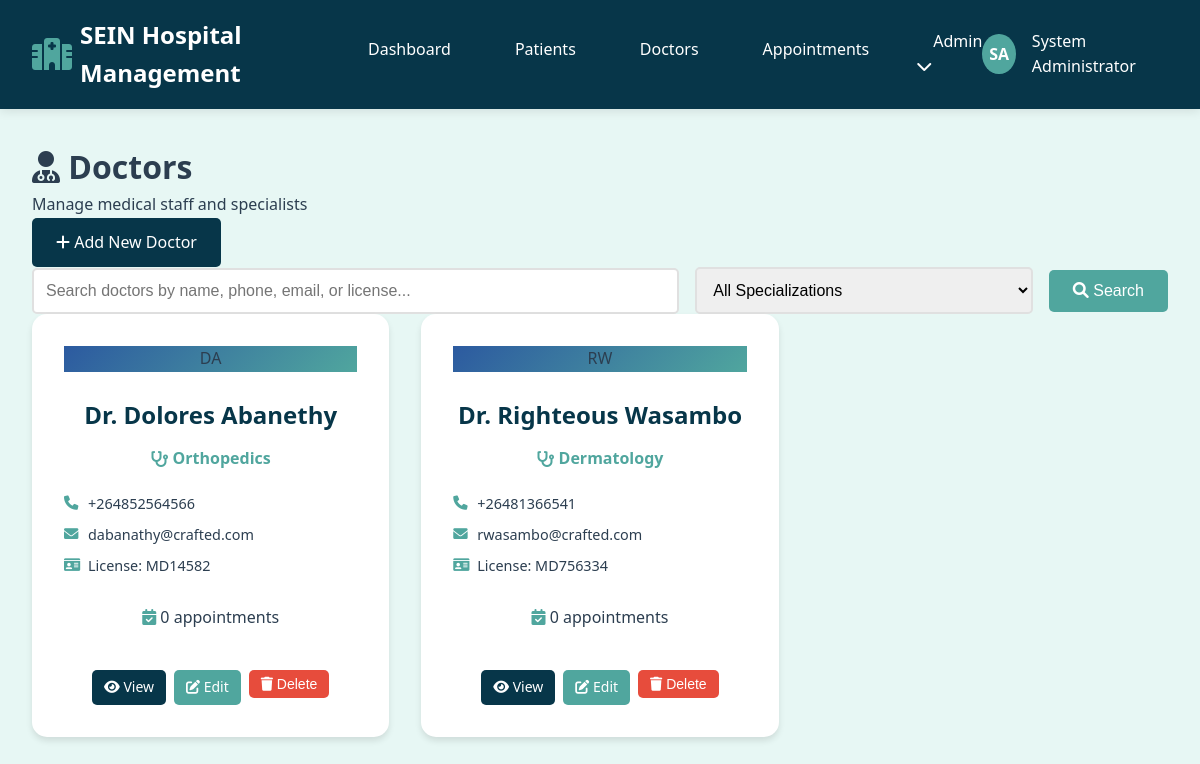
The app's page /doctors (signed in), older data.
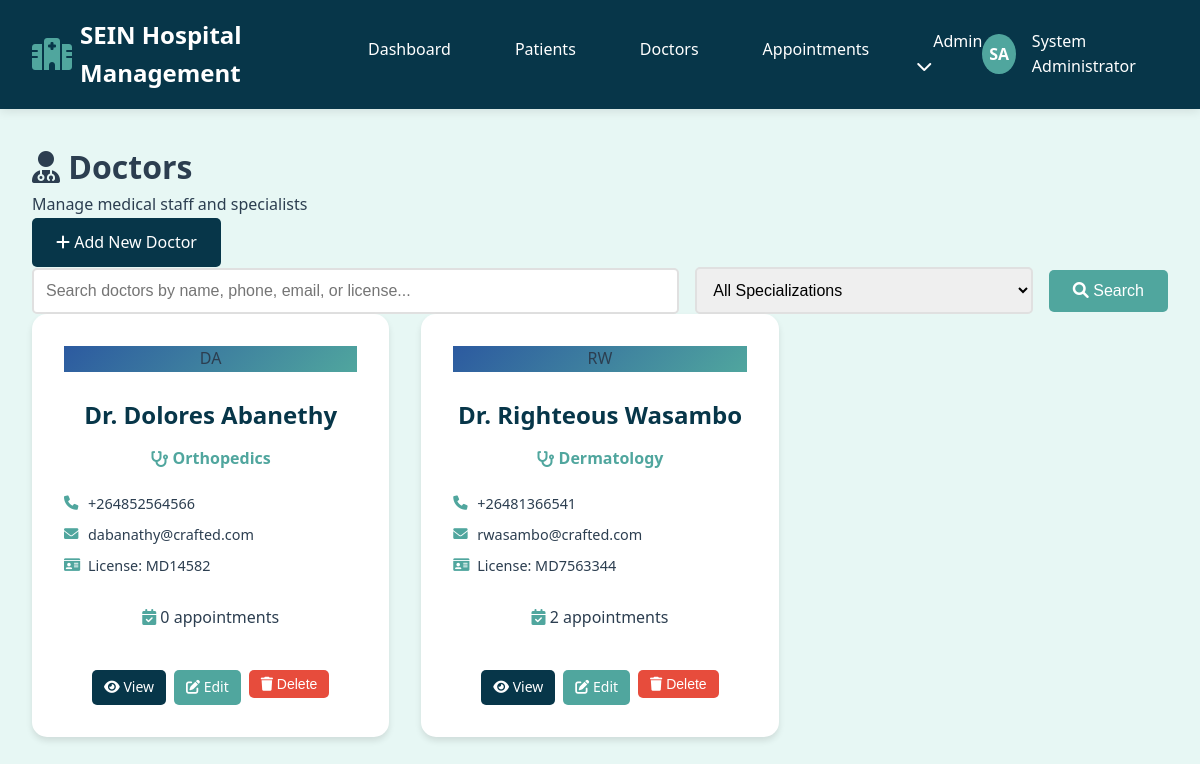
The same page, newer data.
### hospital/app.py (models this page shows)
class Doctor(db.Model):
    id = db.Column(db.Integer, primary_key=True)
    first_name = db.Column(db.String(50), nullable=False)
    last_name = db.Column(db.String(50), nullable=False)
    phone = db.Column(db.String(20))
    email = db.Column(db.String(100))
    specialization_id = db.Column(db.Integer, db.ForeignKey('specialization.id'), nullable=False)
    license_number = db.Column(db.String(50), unique=True)
    created_at = db.Column(db.DateTime, default=datetime.utcnow)
    appointments = db.relationship('Appointment', backref='doctor_ref', lazy=True)

class Specialization(db.Model):
    id = db.Column(db.Integer, primary_key=True)
    name = db.Column(db.String(100), unique=True, nullable=False)
    doctors = db.relationship('Doctor', backref='specialization_ref', lazy=True)

### hospital/app.py (the view, shortened to what this page needs)
@app.route('/doctors')
def doctors():
    if 'user_id' not in session:
        return redirect(url_for('login'))
    search = request.args.get('search', '')
    specialization_filter = request.args.get('specialization', '')
    page = request.args.get('page', 1, type=int)
    per_page = 10
    query = Doctor.query.join(Specialization)
    if specialization_filter:
        query = query.filter(Doctor.specialization_id == specialization_filter)
    doctors = query.paginate(
        page=page, per_page=per_page, error_out=False
    )
    specializations = Specialization.query.all()
    return render_template('doctors/list.html',
                         doctors=doctors,
                         search=search,
                         specialization_filter=specialization_filter,
                         specializations=specializations)

### hospital/templates/doctors/list.html (shortened to what this page needs)
{% extends "base.html" %}
{% block content %}
<div class="page-header">
    <div class="page-title">
        <h1><i class="fas fa-user-md"></i> Doctors</h1>
        <p>Manage medical staff and specialists</p>
    </div>
    <div class="page-actions">
        <a href="{{ url_for('add_doctor') }}" class="btn btn-primary">
            <i class="fas fa-plus"></i> Add New Doctor
        </a>
    </div>
</div>
<div class="search-section">
    <form method="GET" class="search-form">
        <div class="search-filters">
            <div class="search-input-group">
                <input type="text" name="search" value="{{ search }}"
                       placeholder="Search doctors by name, phone, email, or license..."
                       class="form-control search-input">
                <select name="specialization" class="form-control specialization-filter">
                    <option value="">All Specializations</option>
                </select>
                <button type="submit" class="btn btn-secondary">
                    <i class="fas fa-search"></i> Search
                </button>
            </div>
        </div>
    </form>
</div>
<div class="doctors-grid">
    {% for doctor in doctors.items %}
    <div class="doctor-card">
        <div class="doctor-avatar">
            <div class="avatar-circle doctor-avatar-bg">
                {{ doctor.first_name[0] }}{{ doctor.last_name[0] }}
            </div>
        </div>
        <div class="doctor-info">
            <h3>Dr. {{ doctor.first_name }} {{ doctor.last_name }}</h3>
            <div class="doctor-specialization">
                <i class="fas fa-stethoscope"></i>
                {{ doctor.specialization_ref.name }}
            </div>
            <div class="doctor-details">
                {% if doctor.phone %}
                <p><i class="fas fa-phone"></i> {{ doctor.phone }}</p>
                {% endif %}
                {% if doctor.email %}
                <p><i class="fas fa-envelope"></i> {{ doctor.email }}</p>
                {% endif %}
                {% if doctor.license_number %}
                <p><i class="fas fa-id-card"></i> License: {{ doctor.license_number }}</p>
                {% endif %}
            </div>
            <div class="doctor-stats">
                <span class="stat-badge">
                    <i class="fas fa-calendar-check"></i>
                    {{ doctor.appointments|length }} appointments
                </span>
            </div>
        </div>
        <div class="doctor-actions">
            <a href="{{ url_for('doctor_detail', doctor_id=doctor.id) }}"
               class="btn btn-sm btn-primary">
                <i class="fas fa-eye"></i> View
            </a>
            <a href="{{ url_for('edit_doctor', doctor_id=doctor.id) }}"
               class="btn btn-sm btn-secondary">
                <i class="fas fa-edit"></i> Edit
            </a>
            <form method="POST" action="{{ url_for('delete_doctor', doctor_id=doctor.id) }}"
                  style="display: inline;"
                  onsubmit="return confirm('Are you sure you want to delete this doctor? This action cannot be undone if the doctor has no appointments.')">
                <button type="submit" class="btn btn-sm btn-danger">
                    <i class="fas fa-trash"></i> Delete
                </button>
            </form>
        </div>
    </div>
    {% endfor %}
</div>
{% endblock %}

Row changes from the older to the newer data that the page shows:
changed Doctor "Righteous": license_number "MD756334" → "MD7563344"; appointments|length "0" → "2"
